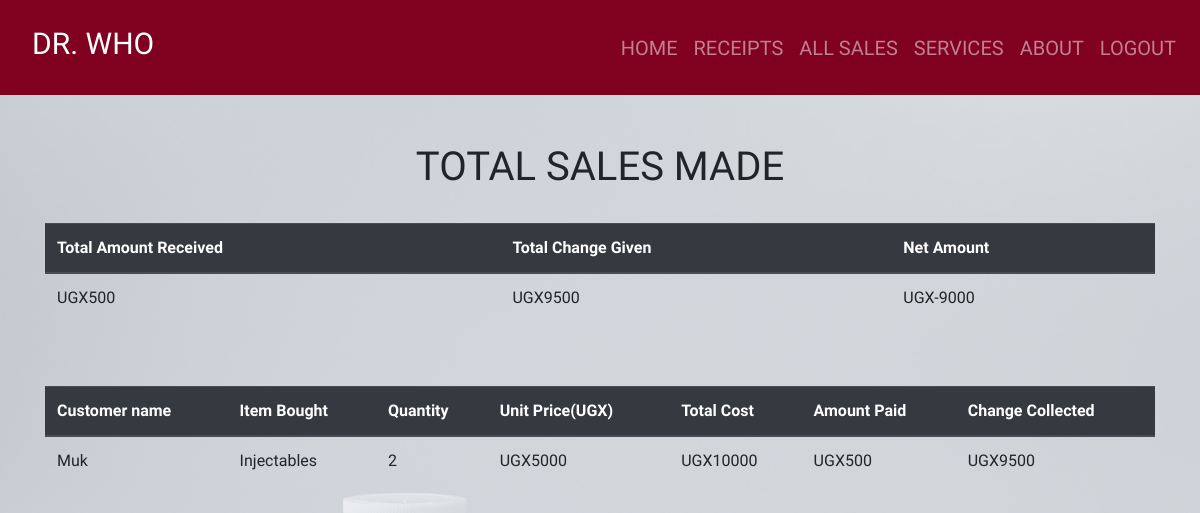
The page /all_sales/ (signed in) on the database as committed earlier.
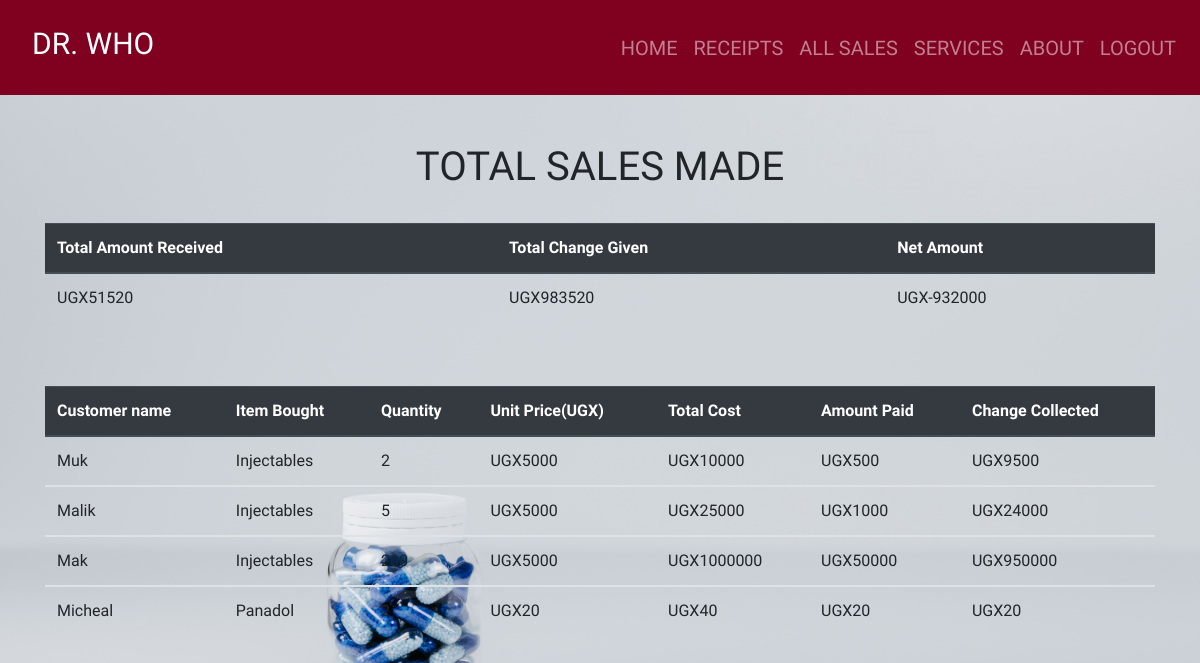
The same page on the database as committed later.
### dawa/models.py (models this page shows, shortened)
class Sale(models.Model):
    item = models.ForeignKey( Product, on_delete = models.CASCADE)
    quantity = models.IntegerField(default = 0, null = False, blank = True)
    amount_received = models.IntegerField(default = 0, null = False, blank = True)
    issued_to = models.CharField(max_length=50, null = True, blank = True)
    unit_price = models.IntegerField(default = 0, null = False, blank = True)
    def get_total(self):
        total = self.quantity * self.item.unit_price
        return int(total)
    def get_change(self):
        change = self.get_total() - self.amount_received
        return abs(int(change))

class Product(models.Model):
    category_name = models.ForeignKey(Category, on_delete=models.CASCADE, null=True, blank = True)
    item_name = models.CharField(max_length =50, null = True, blank = True)
    total_quantity = models.IntegerField(default = 0, null = True, blank = True)
    issued_quantity = models.IntegerField(default = 0, null = True, blank = True)
    received_quantity = models.IntegerField(default = 0, null = True, blank = True)
    unit_price = models.IntegerField(default = 0, null = True, blank = True)
    manufacturer = models.CharField(max_length=50, null = True, blank = True)
    brand = models.CharField(max_length=50, null = True, blank = True)
    def __str__(self):
        return self.item_name

### dawa/views.py (the view)
# urls.py: path('all_sales/', views.all_sales, name='all_sales' ),
@login_required
def all_sales(request):
    sales = Sale.objects.all()
    total = sum([items.amount_received for items in sales])
    change = sum([items.get_change() for items in sales])
    net = total - change
    return render(request, 'products/all_sales.html', {
        'sales':sales,
        'total':total,
        'net':net,
        'change':change,
    })

### templates/products/all_sales.html
{% extends 'products/base.html' %}
{% block content %}
<br></br>
<div class = "container">
<h1 class = "text-center">TOTAL SALES MADE</h1><br>
  <table class="table">
    <thead class="thead-dark">
      <tr>
        <th scope="col">Total Amount Received</th>
        <th scope="col">Total Change Given</th>
        <th scope="col">Net Amount</th>
      </tr>
    </thead>
    <tbody>
      <tr>
        <td>UGX{{total}}</td>
        <td>UGX{{change}}</td>
        <td>UGX{{net}}</td>
      </tr>
    </tbody>
  </table>
</div>
<br></br>
<div class = "container">
  <table class="table">
    <thead class="thead-dark">
      <tr>
        <th scope="col">Customer name</th>
        <th scope="col">Item Bought</th>
        <th scope="col">Quantity</th>
        <th scope="col">Unit Price(UGX)</th>
        <th scope="col">Total Cost</th>
        <th scope="col">Amount Paid</th>
        <th scope="col">Change Collected</th>
      </tr>
    </thead>
    {% for sale in sales %}
    <tbody>
      <tr>
        <td>{{sale.issued_to | title}}</td>
        <td>{{sale.item | title}}</td>
        <td>{{sale.quantity}}</td>
        <td>UGX{{sale.unit_price}}</td>
        <td>UGX{{sale.get_total}}</td>
        <td>UGX{{sale.amount_received}}</td>
        <td>UGX{{sale.get_change}}</td>
      </tr>
    </tbody>
    {% endfor %}
  </table>
</div>
{% endblock %}

Rows that differ between the two databases and show on the page:
added Sale: issued_to "Malik", item "Injectables", quantity "5", unit_price "5000", get_total "25000", amount_received "1000", get_change "24000"
added Sale: issued_to "Mak", item "Injectables", quantity "200", unit_price "5000", get_total "1000000", amount_received "50000", get_change "950000"
added Sale: issued_to "Micheal", item "Panadol", quantity "2", unit_price "20", get_total "40", amount_received "20", get_change "20"
Other text that changed with them:
{{ total }}: "500" → "51520"
{{ change }}: "9500" → "983520"
{{ net }}: "-9000" → "-932000"
